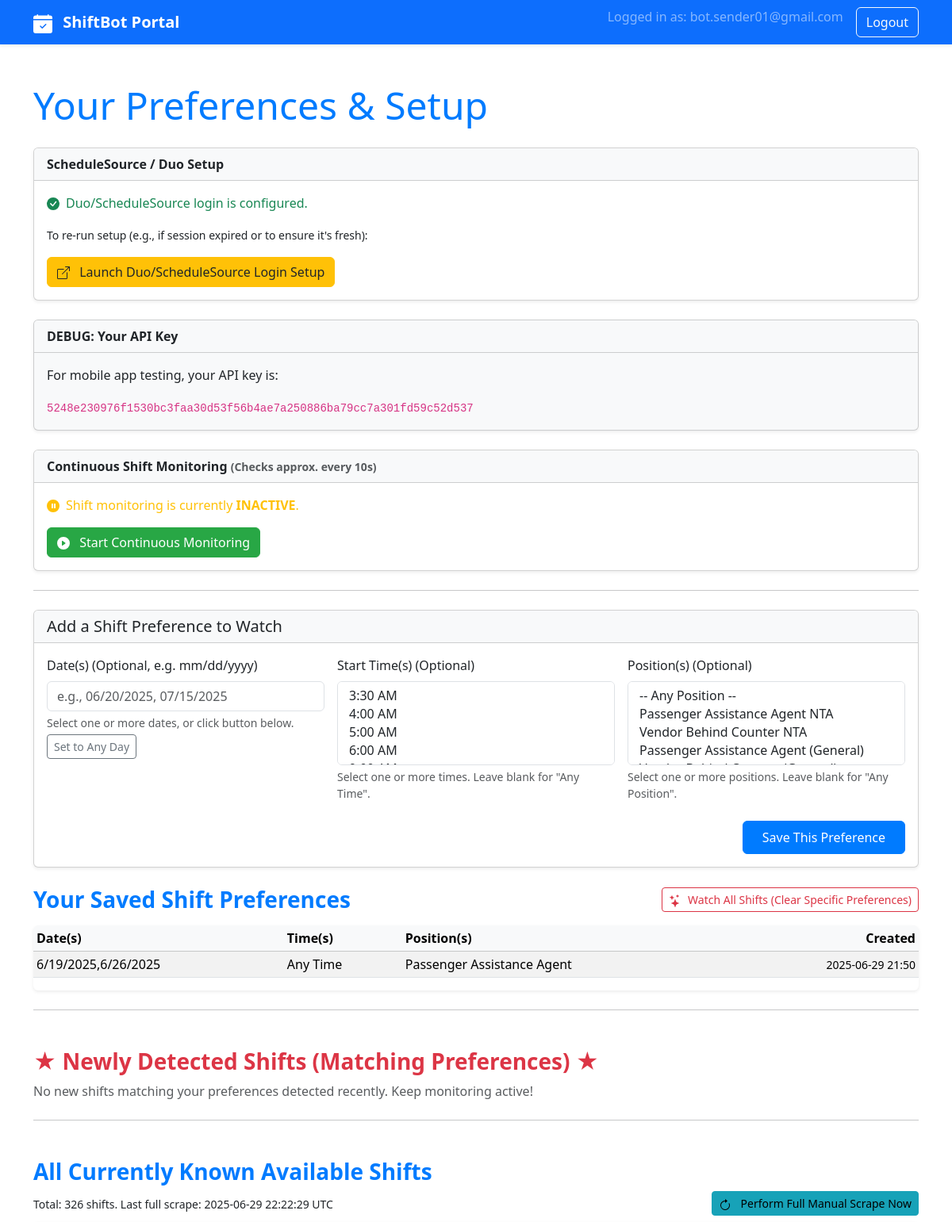
Page /preferences (signed in, upper part) on the committed database.
### models.py (models this page shows, shortened)
class User(UserMixin, db.Model):
    __tablename__ = "user"
    id                = db.Column(db.Integer, primary_key=True)
    email             = db.Column(db.String(120), unique=True, nullable=False)
    password_hash     = db.Column(db.String(256))
    duo_done          = db.Column(db.Boolean, default=False)
    monitoring_active = db.Column(db.Boolean, default=False, nullable=False)
    api_key           = db.Column(db.String(64), unique=True, nullable=False, index=True)
    configs = db.relationship(
        "ShiftConfig", backref="owner",
        cascade="all, delete", lazy="dynamic"
    )
    scraped_shifts = db.relationship(
        "ScrapedShift", backref="shift_owner",
        cascade="all, delete", lazy="dynamic"
    )

class ShiftConfig(db.Model):
    __tablename__ = "shift_config"
    id              = db.Column(db.Integer, primary_key=True)
    user_id         = db.Column(db.Integer, db.ForeignKey("user.id"), nullable=False)
    target_date     = db.Column(db.String(255), nullable=True)   # comma-separated
    target_time     = db.Column(db.String(255), nullable=True)
    target_position = db.Column(db.String(255), nullable=True)
    created         = db.Column(db.DateTime, default=datetime_utc)

class ScrapedShift(db.Model):
    __tablename__ = "scraped_shift"
    id                 = db.Column(db.Integer, primary_key=True)
    user_id            = db.Column(db.Integer, db.ForeignKey("user.id"), nullable=False)
    raw_text           = db.Column(db.Text, nullable=False)
    shift_date_str     = db.Column(db.String(50), nullable=True)
    shift_time_str     = db.Column(db.String(50), nullable=True)
    shift_position_str = db.Column(db.String(100), nullable=True)
    scraped_at         = db.Column(db.DateTime, default=datetime_utc)
    is_new_for_user    = db.Column(db.Boolean, default=True, nullable=False)

### app.py (the view)
@app.route("/")
@app.route("/preferences")
@login_required
def preferences():
    user_cfgs = current_user.configs.order_by(ShiftConfig.created.desc()).all()
    form = PrefForm()
    all_shifts = current_user.scraped_shifts.order_by(
        ScrapedShift.scraped_at.desc()).all()
    new_shifts = current_user.scraped_shifts.filter_by(
        is_new_for_user=True).order_by(
        ScrapedShift.scraped_at.desc()).limit(50).all()
    return render_template(
        "preferences.html",
        title="Your Preferences & Setup",
        form=form,
        user_configs=user_cfgs,
        current_user_email=current_user.email,
        duo_done_status=current_user.duo_done,
        monitoring_status=current_user.monitoring_active,
        QUICK_CHECK_INTERVAL_SECONDS=TASK_QUICK_CHECK_INTERVAL,
        scraped_shifts=all_shifts,
        newly_scraped_shifts=new_shifts,
        dt=dt,
        api_key=current_user.api_key,
    )

### app.py (called while the page is built)
@lm.user_loader
def load_user(user_id):          # for flask-login
    return db.session.get(User, int(user_id))

### templates/preferences.html (shortened to what this page needs)
<!doctype html>
<html lang="en">
<head>
    <link href="https://cdn.jsdelivr.net/npm/bootstrap@5.3.3/dist/css/bootstrap.min.css" rel="stylesheet">
    <link rel="stylesheet" href="https://cdn.jsdelivr.net/npm/flatpickr/dist/flatpickr.min.css">
    <link href="https://cdn.jsdelivr.net/npm/tom-select@2.3.1/dist/css/tom-select.bootstrap5.min.css" rel="stylesheet">
</head>
<body>
    <nav class="navbar navbar-expand-lg navbar-dark bg-primary mb-4 shadow-sm">
        <div class="container">
            <a class="navbar-brand fw-bold" href="{{ url_for('preferences') }}">
                ShiftBot Portal
            </a>
            <div class="collapse navbar-collapse" id="navbarNav">
                <ul class="navbar-nav ms-auto">
                    {% if current_user.is_authenticated %}
                    <li class="nav-item">
                        <span class="navbar-text me-3 text-white-50">Logged in as: {{ current_user_email }}</span>
                    </li>
                    <li class="nav-item">
                        <a class="btn btn-outline-light" href="{{ url_for('logout') }}">Logout</a>
                    </li>
                    {% endif %}
                </ul>
            </div>
        </div>
    </nav>
    <div class="container py-4">
        <h2 class="display-5 mb-4">{{ title }}</h2>
        <div class="card mb-4 shadow-sm">
            <div class="card-header fw-bold">
                ScheduleSource / Duo Setup
            </div>
            <div class="card-body">
                {% if duo_done_status %}
                <p class="text-success">Duo/ScheduleSource login is configured.</p>
                <p><small>To re-run setup (e.g., if session expired or to ensure it's fresh):</small></p>
                {% endif %}
                <a href="{{ url_for('launch_browser_setup') }}" class="btn btn-warning">
                    Launch Duo/ScheduleSource Login Setup
                </a>
            </div>
        </div>
        <div class="card mb-4 shadow-sm bg-light">
            <div class="card-header fw-bold">DEBUG: Your API Key</div>
            <div class="card-body">
                <p>For mobile app testing, your API key is:</p>
                <code style="word-wrap: break-word;">{{ api_key }}</code>
            </div>
        </div>
        <div class="card mb-4 shadow-sm">
            <div class="card-header fw-bold">
                Continuous Shift Monitoring
                <small class="text-muted">(Checks approx. every {{ QUICK_CHECK_INTERVAL_SECONDS if QUICK_CHECK_INTERVAL_SECONDS else 'N/A' }}s)</small>
            </div>
            <div class="card-body">
                {% if monitoring_status %}
                <p class="text-success"><svg xmlns="http://www.w3.org/2000/svg" width="16" height="16" fill="currentColor" class="bi bi-activity me-2" viewBox="0 0 16 16"><path fill-rule="evenodd" d="M6 2a.5.5 0 0 1 .47.33L10 12.036l1.53-4.208A.5.5 0 0 1 12 7.5h3.5a.5.5 0 0 1 0 1h-3.15l-1.88 5.17a.5.5 0 0 1-.94 0L6 3.964 4.47 8.17A.5.5 0 0 1 4 8.5H.5a.5.5 0 0 1 0-1h3.15l1.88-5.17A.5.5 0 0 1 6 2Z" /></svg>Shift monitoring is currently <strong>ACTIVE</strong>.</p>
                <p><small>New shifts matching preferences will be flagged. Check "Newly Detected Shifts" below (refresh page for updates).</small></p>
                <a href="{{ url_for('stop_shift_monitoring') }}" class="btn btn-danger">
                    <svg xmlns="http://www.w3.org/2000/svg" width="16" height="16" fill="currentColor" class="bi bi-stop-circle-fill me-2" viewBox="0 0 16 16"><path d="M16 8A8 8 0 1 1 0 8a8 8 0 0 1 16 0M6.5 5A.5.5 0 0 0 6 5.5v5a.5.5 0 0 0 .5.5h3a.5.5 0 0 0 .5-.5v-5a.5.5 0 0 0-.5-.5z" /></svg>
                    Stop Continuous Monitoring
                </a>
                {% else %}
                <p class="text-warning">Shift monitoring is currently <strong>INACTIVE</strong>.</p>
                {% if duo_done_status %}
                <a href="{{ url_for('start_shift_monitoring') }}" class="btn btn-success">
                    <svg xmlns="http://www.w3.org/2000/svg" width="16" height="16" fill="currentColor" class="bi bi-play-circle-fill me-2" viewBox="0 0 16 16"><path d="M16 8A8 8 0 1 1 0 8a8 8 0 0 1 16 0M6.79 5.093A.5.5 0 0 0 6 5.5v5a.5.5 0 0 0 .79.407l3.5-2.5a.5.5 0 0 0 0-.814z" /></svg>
                    Start Continuous Monitoring
                </a>
                {% else %}
                <p class="text-muted"><small>Please complete Duo/ScheduleSource login setup first before starting monitoring.</small></p>
                {% endif %}
                {% endif %}
            </div>
        </div>
        <hr class="my-4">
        <div class="card mb-4 shadow-sm">
            <div class="card-header fw-bold">
                <h3 class="mb-0 h5">Add a Shift Preference to Watch</h3>
            </div>
            <div class="card-body">
                <form method="post" action="{{ url_for('save_preference') }}" class="row g-3">
                    <div class="col-md-12 col-lg-4 mb-3">
                        {{ form.target_date.label(class="form-label") }}
                        {{ form.target_date(class="form-control", id="flatpickr-dates") }}
                        <div class="form-text">Select one or more dates, or click button below.</div>
                        <button type="button" id="watch-all-dates-btn" class="btn btn-outline-secondary btn-sm mt-1">Set to Any Day</button>
                    </div>
                    <div class="col-md-6 col-lg-4 mb-3">
                        {{ form.target_time.label(class="form-label") }}
                        {{ form.target_time(class="form-select tomselect-time", id="target_time_select") }}
                        <div class="form-text">Select one or more times. Leave blank for "Any Time".</div>
                    </div>
                    <div class="col-md-6 col-lg-4 mb-3">
                        {{ form.target_position.label(class="form-label") }}
                        {{ form.target_position(class="form-select tomselect-position", id="target_position_select") }}
                        <div class="form-text">Select one or more positions. Leave blank for "Any Position".</div>
                    </div>
                    <div class="col-12 mt-2 text-end">
                        {{ form.submit(class="btn btn-primary px-4 py-2") }}
                    </div>
                </form>
            </div>
        </div>
        <div class="d-flex justify-content-between align-items-center mb-3">
            <h3 class="mb-0 fw-bold">Your Saved Shift Preferences</h3>
            {% if user_configs %}
            <form method="POST" action="{{ url_for('clear_all_preferences') }}" onsubmit="return confirm('Are you sure? This will delete all your specific preferences and revert to watching ALL shifts.');">
                <button type="submit" class="btn btn-outline-danger btn-sm">
                    Watch All Shifts (Clear Specific Preferences)
                </button>
            </form>
            {% endif %}
        </div>
        {% if user_configs %}
        <div class="table-responsive shadow-sm rounded">
            <table class="table table-striped table-hover table-sm align-middle">
                <thead class="table-light">
                    <tr>
                        <th scope="col">Date(s)</th>
                        <th scope="col">Time(s)</th>
                        <th scope="col">Position(s)</th>
                        <th scope="col" class="text-end">Created</th>
                    </tr>
                </thead>
                <tbody>
                    {% for cfg in user_configs %}
                    <tr>
                        <td>{{ cfg.target_date if cfg.target_date else 'Any Day' }}</td>
                        <td>{{ cfg.target_time if cfg.target_time else 'Any Time' }}</td>
                        <td>{{ cfg.target_position if cfg.target_position else 'Any Position' }}</td>
                        <td class="text-end"><small>{{ cfg.created.strftime('%Y-%m-%d %H:%M') if cfg.created else 'N/A' }}</small></td>
                    </tr>
                    {% endfor %}
                </tbody>
            </table>
        </div>
        {% else %}
        <p class="text-muted">You have not saved any shift preferences yet. Add one above to get specific alerts!</p>
        {% endif %}
        <hr class="my-4">
        <h3 class="mt-5 fw-bold text-danger">★ Newly Detected Shifts (Matching Preferences) ★</h3>
        {% if newly_scraped_shifts %}
        <p><small>These shifts were recently found and match at least one of your active preferences.</small></p>
        <div class="table-responsive mb-4 alert alert-warning shadow-sm rounded">
            <table class="table table-sm table-hover">
                <thead class="table-light">
                    <tr><th>#</th><th>Date</th><th>Time</th><th>Position</th><th>Full Details</th><th>Detected At</th></tr>
                </thead>
                <tbody>
                    {% for shift in newly_scraped_shifts %}
                    <tr>
                        <td>{{ loop.index }}</td>
                        <td>{{ shift.shift_date_str }}</td>
                        <td>{{ shift.shift_time_str }}</td>
                        <td>{{ shift.shift_position_str }}</td>
                        <td><small>{{ shift.raw_text }}</small></td>
                        <td><small>{{ shift.scraped_at.strftime('%Y-%m-%d %H:%M:%S UTC') if shift.scraped_at else 'N/A' }}</small></td>
                    </tr>
                    {% endfor %}
                </tbody>
            </table>
        </div>
        {% else %}
        <p class="text-muted">No new shifts matching your preferences detected recently. Keep monitoring active!</p>
        {% endif %}
        <hr class="my-4">
        <h3 class="mt-5 fw-bold">All Currently Known Available Shifts</h3>
        <div class="d-flex justify-content-between align-items-center mb-2">
            <p class="mb-0">
                <small>
                    Total: {{ scraped_shifts|length }} shifts. Last full scrape:
                    {% if scraped_shifts and scraped_shifts[0].scraped_at %}{{ scraped_shifts[0].scraped_at.strftime('%Y-%m-%d %H:%M:%S UTC') }}{% else %}N/A{% endif %}
                </small>
            </p>
            <a href="{{ url_for('fetch_my_shifts') }}" class="btn btn-info btn-sm">
                Perform Full Manual Scrape Now
            </a>
        </div>
    </div>
</body>
</html>

### templates/preferences.html (style rules this page uses)
.card-header { background-color: #f8f9fa; }
h2, h3 { color: #007bff; }
.btn-primary { background-color: #007bff; border-color: #007bff; }
.btn-info { background-color: #17a2b8; border-color: #17a2b8; }
.btn-warning { background-color: #ffc107; border-color: #ffc107; color: #212529; }
.btn-success { background-color: #28a745; border-color: #28a745; }

### rows in the picture
User: email "bot.sender01@gmail.com", api_key "5248e230976f1530bc3faa30d53f56b4ae7a250886ba79cc7a301fd59c52d537"
ShiftConfig: target_date "6/19/2025,6/26/2025", target_time "Any Time", target_position "Passenger Assistance Agent", created "2025-06-29 21:50"
ScrapedShift: scraped_at "2025-06-29 22:22:29 UTC"

### other values in the picture
{{ title }} "Your Preferences & Setup"
{{ scraped_shifts|length }} "326"
